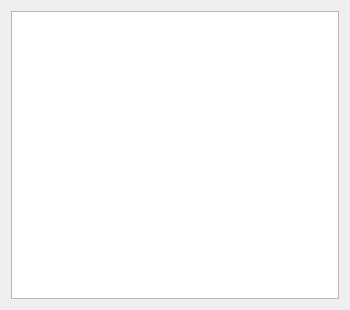
<?xml version="1.0" encoding="UTF-8"?>
<ui version="4.0">
 <class>CodeEditor</class>
 <widget class="QWidget" name="CodeEditor">
  <property name="geometry">
   <rect>
    <x>0</x>
    <y>0</y>
    <width>350</width>
    <height>310</height>
   </rect>
  </property>
  <property name="windowTitle">
   <string>Form</string>
  </property>
  <layout class="QVBoxLayout" name="verticalLayout">
   <item>
    <widget class="QPlainTextEdit" name="plainTextEdit"/>
   </item>
  </layout>
 </widget>
 <resources/>
 <connections/>
</ui>
